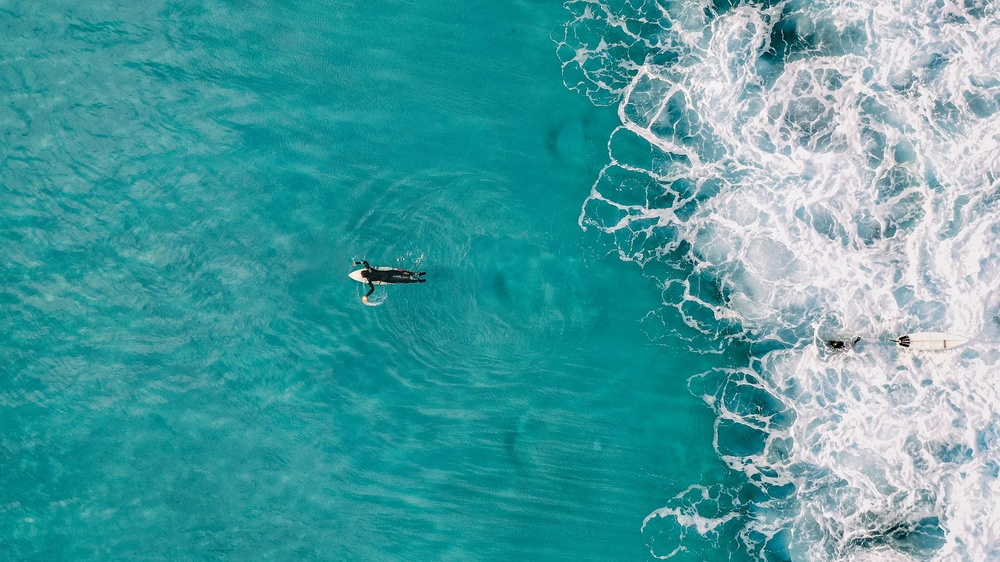
//> input picture sample1.jpeg, 1000 x 562 px, shrunk from 1920 x 1079 before the run
$ ./Q3   (built with g++ and OpenCV 4)
//> lines starting //> are read from the running program, lines starting //| are printed output that depends on the picture
//> further down, inputImg is the input picture: 562 rows x 1000 cols, CV_8UC3; mean B, G, R 161.9, 157.7, 73.8
#include <iostream>
#include<opencv2/opencv.hpp>
#include<cmath>
// dont forget, use g++ filename.cpp `pkg-config --cflags --libs opencv4` for compilation
using namespace cv;
using namespace std;

double calculateEnergy(const Vec3b& pixel1, const Vec3b& pixel2) {// to calculate gradient i.e. Rx2 + Gx2+ Bx2
    int rx = pixel1[0] - pixel2[0];
    int gx = pixel1[1] - pixel2[1];
    int bx = pixel1[2] - pixel2[2];
    return rx * rx + gx * gx + bx * bx;
}


double** computeEnergyMatrix(const Mat& inputImage) {// to compute energy matrix
    int height = inputImage.rows;
//> height = 562
    int width = inputImage.cols;
//> width = 1000

    // Allocate memory for the energy matrix
    double** energyMatrix = new double*[height];
    for (int y = 0; y < height; ++y) {
        energyMatrix[y] = new double[width];
    }

    for (int y = 0; y < height; ++y) {
        for (int x = 0; x < width; ++x) {
            // Calculate x and y neighbors

            int xLeft;
            int xRight;
            int yBelow;
            int yAbove;


            if(y==0){ // handling 1st row
                if(x==0){
                    xLeft = width-1;
                    xRight = min(width - 1, x + 1);
                    yAbove = height-1;
                    yBelow = min(height - 1, y + 1);

                }
                else if(x==width-1){
                    xLeft = max(0, x - 1);
                    xRight = 0;
                    yAbove = height-1;
                    yBelow = min(height - 1, y + 1);

                }
                else{
                    xLeft = max(0, x - 1);
                    xRight = min(width - 1, x + 1);
                    yAbove = height-1;
                    yBelow = min(height - 1, y + 1);

                }
            }
            else if(y==height-1){//handling last row
                if(x==0){
                    xLeft = width-1;
                    xRight = min(width - 1, x + 1);
                    yAbove = max(0, y - 1);
                    yBelow = 0;

                }
                else if(x==width-1){
                    xLeft = max(0, x - 1);
                    xRight = 0;
                    yAbove = max(0, y - 1);
                    yBelow = 0;

                }
                else{
                    xLeft = max(0, x - 1);
                    xRight = min(width - 1, x + 1);
                    yAbove = max(0, y - 1);
                    yBelow = 0;

                }

            }
            else{ // for all other rows
                if(x==0){
                    xLeft = width-1;
                    xRight = min(width - 1, x + 1);
                    yAbove = max(0, y - 1);
                    yBelow = min(height - 1, y + 1);

                }
                else if(x==width-1){
                    xLeft = max(0, x - 1);
                    xRight = 0;
                    yAbove = max(0, y - 1);
                    yBelow = min(height - 1, y + 1);

                }
                else{
                    xLeft = max(0, x - 1);
                    xRight = min(width - 1, x + 1);
                    yAbove = max(0, y - 1);
                    yBelow = min(height - 1, y + 1);

                }
            }


            // Calculate energy using neighbors
            double energyX = calculateEnergy(inputImage.at<Vec3b>(y, xLeft), inputImage.at<Vec3b>(y, xRight));
            double energyY = calculateEnergy(inputImage.at<Vec3b>(yAbove, x), inputImage.at<Vec3b>(yBelow, x));

            // Total energy is the sum of x and y energies
            energyMatrix[y][x] = sqrt(energyX + energyY);
        }
    }

    return energyMatrix;
}

int* findVerticalSeam(double** energyMatrix, int height, int width) {// finding vertical seam
    double** costMatrix = new double*[height];
    for (int y = 0; y < height; ++y) {
        costMatrix[y] = new double[width];
        for (int x = 0; x < width; ++x) {
            costMatrix[y][x] = energyMatrix[y][x];
        }
    }

    for (int y = 1; y < height; ++y) {
        for (int x = 0; x < width; ++x) {
            double minPrevCost = costMatrix[y - 1][x];
            if (x == 0) {
                minPrevCost = min(minPrevCost, costMatrix[y - 1][x + 1]);
            }
            else if (x == width - 1) {
                minPrevCost = min(minPrevCost, costMatrix[y - 1][x - 1]);
            }
            else{
                minPrevCost = min(min(minPrevCost, costMatrix[y - 1][x + 1]),costMatrix[y-1][x-1]);
            }
            costMatrix[y][x] += minPrevCost;
        }
    }
    //Backtracking step to get vertical seam
    int* seam = new int[height];
    int minCostIndex = 0;
    for (int x = 1; x < width; ++x) {
        if (costMatrix[height - 1][x] < costMatrix[height - 1][minCostIndex]) {
            minCostIndex = x;
        }
    }
    seam[height - 1] = minCostIndex;

    for (int y = height - 2; y >= 0; --y) {
        int x = seam[y + 1];
        int minX = x;
        if (x > 0 && costMatrix[y][x - 1] < costMatrix[y][minX]) {
            minX = x - 1;
        }
        if (x < width - 1 && costMatrix[y][x + 1] < costMatrix[y][minX]) {
            minX = x + 1;
        }
        seam[y] = minX;
    }

    for (int y = 0; y < height; ++y) {
        delete[] costMatrix[y];
    }
    delete[] costMatrix;

    return seam;
}


int* findHorizontalSeam(double** energyMatrix, int height, int width) { //finding horizontal seam
    int* seam = new int[width];

    // Transpose energy matrix to treat rows as columns
    double** transposedEnergyMatrix = new double*[width];
    for (int x = 0; x < width; ++x) {
        transposedEnergyMatrix[x] = new double[height];
        for (int y = 0; y < height; ++y) {
            transposedEnergyMatrix[x][y] = energyMatrix[y][x];
        }
    }

    seam = findVerticalSeam(transposedEnergyMatrix, width, height);

    for (int x = 0; x < width; ++x) {
        delete[] transposedEnergyMatrix[x];
    }
    delete[] transposedEnergyMatrix;

    return seam;
}


void removeVerticalSeam(Mat& inputImage, int* seam) { //removing vertical seam
    int height = inputImage.rows;
    int width = inputImage.cols - 1;

    for (int y = 0; y < height; ++y) {
        for (int x = seam[y]; x < width; ++x) {
            inputImage.at<Vec3b>(y, x) = inputImage.at<Vec3b>(y, x + 1);
        }
    }
    inputImage = inputImage.colRange(0, width);// select columns from 0 to width-1
}


void removeHorizontalSeam(Mat& inputImage, int* seam) { //removing horizontal seam
    int height = inputImage.rows - 1;
    int width = inputImage.cols;

    Mat newImage(height, width, inputImage.type());

    for (int y = 0; y < height; ++y) {// here basically we are coping old img to new img excluding the seam
        int seamX = seam[y];
        for (int x = 0; x < width; ++x) {
            if (x < seamX) {
                newImage.at<Vec3b>(y, x) = inputImage.at<Vec3b>(y, x);
            } else {
                newImage.at<Vec3b>(y, x) = inputImage.at<Vec3b>(y + 1, x);
            }
        }
    }

    inputImage = newImage;
}


int main(){
    Mat inputImg=imread("/home/sumit/Desktop/sample_input/sample1.jpeg");// provide complete input image path here

    double** energyMatrix=computeEnergyMatrix(inputImg);
    int newWidth, newHeight;
    cout << "Enter the new width: ";
    cin >> newWidth;
//> the answer given: 100
    cout << "Enter the new height: ";
    cin >> newHeight;
//> the answer given: 100

    // [9 lines of commented-out code are left out]
    while (inputImg.cols > newWidth) {

        int height = inputImg.rows;
        int width = inputImg.cols;
        int* seam = findVerticalSeam(energyMatrix, height, width);


        removeVerticalSeam(inputImg, seam);


        delete[] seam;

        // Update energy matrix for the modified image
        energyMatrix = computeEnergyMatrix(inputImg);
    }
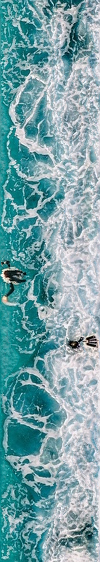
//> inputImg: 562 rows x 100 cols, CV_8UC3; mean B, G, R 168, 161.9, 119.2


    // Reduce height iteratively
    while (inputImg.rows > newHeight) {
        int height = inputImg.rows;
        int width = inputImg.cols;
        int* seam = findHorizontalSeam(energyMatrix, height, width);

        removeHorizontalSeam(inputImg, seam);


        delete[] seam;

        // Update energy matrix for the modified image
        energyMatrix = computeEnergyMatrix(inputImg);
    }
//> this loop made 462 passes
//> pass 1, `removeHorizontalSeam(inputImg, seam);`:
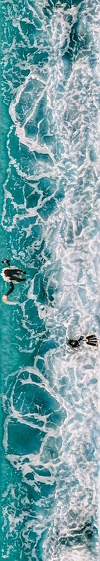
//> inputImg: 561 rows x 100 cols, CV_8UC3; mean B, G, R 168, 161.9, 119.2
//> pass 2, `removeHorizontalSeam(inputImg, seam);`:
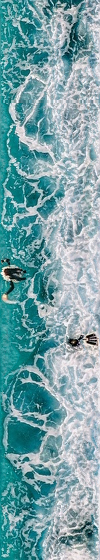
//> inputImg: 560 rows x 100 cols, CV_8UC3; mean B, G, R 168, 161.9, 119.1
//> pass 3, `removeHorizontalSeam(inputImg, seam);`:
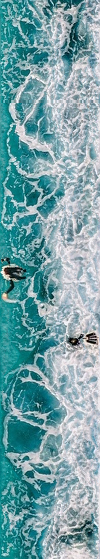
//> inputImg: 559 rows x 100 cols, CV_8UC3; mean B, G, R 168, 161.8, 119.1
//> after the loop:
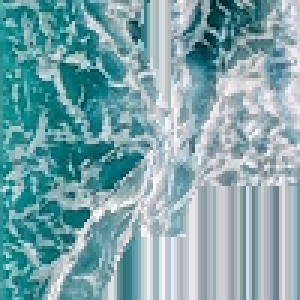
//> inputImg: 100 rows x 100 cols, CV_8UC3 (shown 3 times larger); mean B, G, R 171.7, 165.3, 125.6


    imshow("Output Window",inputImg);// to display output image
    waitKey(0);//wait for a keystroke
    destroyAllWindows();// to close the display window

    imwrite("output.jpg", inputImg);  // Replace with the desired output file path to write the output image


    // Clean up dynamic memory for energy matrix{shayad program can be made faster using this}
    for (int y = 0; y < inputImg.rows; ++y) {
        delete[] energyMatrix[y];
    }
    delete[] energyMatrix;


    return 0;
}
